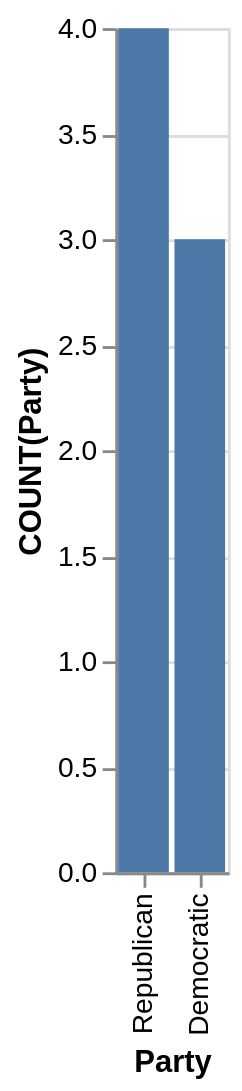

Write the Vega-Lite specification saved for this chart.
### Vega-Lite specification from a JSON file in a GitHub repository (floating-point values rounded to 4 significant figures)
{"data": {"values": [{"x_data": "Republican", "y_data": 4}, {"x_data": "Democratic", "y_data": 3}]}, "mark": "bar", "encoding": {"x": {"field": "x_data", "type": "nominal", "title": "Party", "sort": {"op": "sum", "field": "y_data", "order": "descending"}}, "y": {"field": "y_data", "type": "quantitative", "title": "COUNT(Party)"}}}
